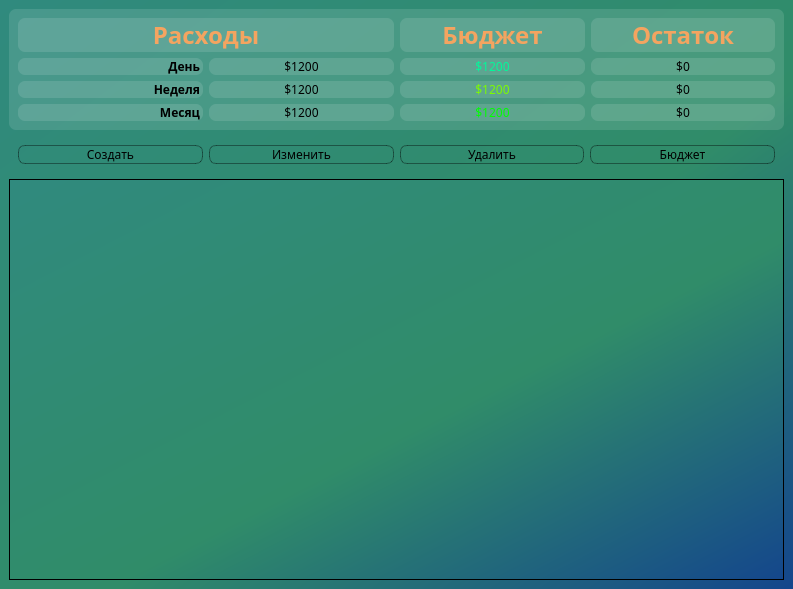
<?xml version="1.0" encoding="UTF-8"?>
<ui version="4.0">
 <class>MainWindow</class>
 <widget class="QMainWindow" name="MainWindow">
  <property name="geometry">
   <rect>
    <x>0</x>
    <y>0</y>
    <width>793</width>
    <height>589</height>
   </rect>
  </property>
  <property name="acceptDrops">
   <bool>false</bool>
  </property>
  <property name="windowTitle">
   <string>Money Guardian</string>
  </property>
  <property name="styleSheet">
   <string notr="true">background-color: qlineargradient(spread:pad, x1:1, y1:1, x2:0, y2:0, stop:0 rgba(20, 70, 140, 255), stop:0.427447 rgba(48, 140, 105, 255), stop:1 rgba(48, 138,  126, 255));
font-family: BigCaslon;</string>
  </property>
  <widget class="QWidget" name="centralwidget">
   <layout class="QVBoxLayout" name="verticalLayout_8">
    <item>
     <widget class="QFrame" name="tables_name">
      <property name="styleSheet">
       <string notr="true">background-color: rgba(255, 255, 255, 30);
border: 1 px solid rgba(255,255, 255, 40);
border-radius: 7px;</string>
      </property>
      <layout class="QHBoxLayout" name="horizontalLayout_4">
       <item>
        <layout class="QVBoxLayout" name="verticalLayout_7">
         <item>
          <widget class="QLabel" name="expense_label">
           <property name="enabled">
            <bool>true</bool>
           </property>
           <property name="styleSheet">
            <string notr="true">color: SandyBrown;
font-weight: bold;
font-size: 18pt;

</string>
           </property>
           <property name="text">
            <string>Расходы</string>
           </property>
           <property name="alignment">
            <set>Qt::AlignCenter</set>
           </property>
          </widget>
         </item>
         <item>
          <layout class="QHBoxLayout" name="horizontalLayout">
           <item>
            <layout class="QVBoxLayout" name="verticalLayout_5">
             <item>
              <widget class="QLabel" name="day_label">
               <property name="styleSheet">
                <string notr="true">font-weight: bold;
</string>
               </property>
               <property name="text">
                <string>День </string>
               </property>
               <property name="alignment">
                <set>Qt::AlignRight|Qt::AlignTrailing|Qt::AlignVCenter</set>
               </property>
              </widget>
             </item>
             <item>
              <widget class="QLabel" name="week_label">
               <property name="styleSheet">
                <string notr="true">font-weight: bold;
</string>
               </property>
               <property name="text">
                <string>Неделя </string>
               </property>
               <property name="alignment">
                <set>Qt::AlignRight|Qt::AlignTrailing|Qt::AlignVCenter</set>
               </property>
              </widget>
             </item>
             <item>
              <widget class="QLabel" name="month_label">
               <property name="styleSheet">
                <string notr="true">font-weight: bold;
</string>
               </property>
               <property name="text">
                <string>Месяц </string>
               </property>
               <property name="alignment">
                <set>Qt::AlignRight|Qt::AlignTrailing|Qt::AlignVCenter</set>
               </property>
              </widget>
             </item>
            </layout>
           </item>
           <item>
            <layout class="QVBoxLayout" name="verticalLayout_2">
             <item>
              <widget class="QLabel" name="day_expense">
               <property name="text">
                <string>$1200</string>
               </property>
               <property name="alignment">
                <set>Qt::AlignCenter</set>
               </property>
              </widget>
             </item>
             <item>
              <widget class="QLabel" name="week_expense">
               <property name="text">
                <string>$1200</string>
               </property>
               <property name="alignment">
                <set>Qt::AlignCenter</set>
               </property>
              </widget>
             </item>
             <item>
              <widget class="QLabel" name="month_expense">
               <property name="text">
                <string>$1200</string>
               </property>
               <property name="alignment">
                <set>Qt::AlignCenter</set>
               </property>
              </widget>
             </item>
            </layout>
           </item>
          </layout>
         </item>
        </layout>
       </item>
       <item>
        <layout class="QHBoxLayout" name="horizontalLayout_3">
         <item>
          <layout class="QVBoxLayout" name="verticalLayout_3">
           <item>
            <widget class="QLabel" name="budget_label">
             <property name="styleSheet">
              <string notr="true">color: SandyBrown;
font-weight: bold;
font-size: 18pt;
</string>
             </property>
             <property name="text">
              <string>Бюджет</string>
             </property>
             <property name="alignment">
              <set>Qt::AlignCenter</set>
             </property>
            </widget>
           </item>
           <item>
            <layout class="QHBoxLayout" name="horizontalLayout_2">
             <item>
              <layout class="QVBoxLayout" name="verticalLayout_4">
               <item>
                <widget class="QLabel" name="day_budget">
                 <property name="styleSheet">
                  <string notr="true">color: MediumSpringGreen;</string>
                 </property>
                 <property name="text">
                  <string>$1200</string>
                 </property>
                 <property name="alignment">
                  <set>Qt::AlignCenter</set>
                 </property>
                </widget>
               </item>
               <item>
                <widget class="QLabel" name="week_budget">
                 <property name="styleSheet">
                  <string notr="true">color: LawnGreen;</string>
                 </property>
                 <property name="text">
                  <string>$1200</string>
                 </property>
                 <property name="alignment">
                  <set>Qt::AlignCenter</set>
                 </property>
                </widget>
               </item>
               <item>
                <widget class="QLabel" name="month_budget">
                 <property name="styleSheet">
                  <string notr="true">color: Lime;</string>
                 </property>
                 <property name="text">
                  <string>$1200</string>
                 </property>
                 <property name="alignment">
                  <set>Qt::AlignCenter</set>
                 </property>
                </widget>
               </item>
              </layout>
             </item>
            </layout>
           </item>
          </layout>
         </item>
         <item>
          <layout class="QVBoxLayout" name="verticalLayout_6">
           <item>
            <widget class="QLabel" name="residual_label">
             <property name="styleSheet">
              <string notr="true">color: SandyBrown;
font-weight: bold;
font-size: 18pt;
</string>
             </property>
             <property name="text">
              <string>Остаток</string>
             </property>
             <property name="alignment">
              <set>Qt::AlignCenter</set>
             </property>
            </widget>
           </item>
           <item>
            <layout class="QVBoxLayout" name="verticalLayout">
             <item>
              <widget class="QLabel" name="day_residual">
               <property name="text">
                <string>$0</string>
               </property>
               <property name="alignment">
                <set>Qt::AlignCenter</set>
               </property>
              </widget>
             </item>
             <item>
              <widget class="QLabel" name="week_residual">
               <property name="text">
                <string>$0</string>
               </property>
               <property name="alignment">
                <set>Qt::AlignCenter</set>
               </property>
              </widget>
             </item>
             <item>
              <widget class="QLabel" name="month_residual">
               <property name="text">
                <string>$0</string>
               </property>
               <property name="alignment">
                <set>Qt::AlignCenter</set>
               </property>
              </widget>
             </item>
            </layout>
           </item>
          </layout>
         </item>
        </layout>
       </item>
      </layout>
     </widget>
    </item>
    <item>
     <layout class="QHBoxLayout" name="horizontalLayout_5">
      <item>
       <widget class="QFrame" name="frame">
        <property name="styleSheet">
         <string notr="true">background-color:none;
border:none;
border-radius: 0px;</string>
        </property>
        <property name="frameShape">
         <enum>QFrame::StyledPanel</enum>
        </property>
        <property name="frameShadow">
         <enum>QFrame::Raised</enum>
        </property>
        <layout class="QGridLayout" name="gridLayout">
         <item row="0" column="0">
          <widget class="QPushButton" name="new_button">
           <property name="styleSheet">
            <string notr="true">QPushButton {
background-color: rgba(255,255, 255, 0);
border: 1px solid rgba(0, 0, 0, 100);
border-radius: 7px;
}
QPushButton:hover {
background-color: rgba(255, 255, 255, 40);
}

QPushButton:pressed {
background-color: rgba(255, 255, 255, 90);
}</string>
           </property>
           <property name="text">
            <string>Создать</string>
           </property>
           <property name="icon">
            <iconset resource="../ORM_bookkeeper/res-icons.qrc">
             <normaloff>:/icon/icons/add.svg</normaloff>:/icon/icons/add.svg</iconset>
           </property>
           <property name="iconSize">
            <size>
             <width>24</width>
             <height>24</height>
            </size>
           </property>
          </widget>
         </item>
         <item row="0" column="1">
          <widget class="QPushButton" name="change_button">
           <property name="styleSheet">
            <string notr="true">QPushButton {
background-color: rgba(255,255, 255, 0);
border: 1px solid rgba(0, 0, 0, 100);
border-radius: 7px;
}
QPushButton:hover {
background-color: rgba(255, 255, 255, 40);
}

QPushButton:pressed {
background-color: rgba(255, 255, 255, 90);
}</string>
           </property>
           <property name="text">
            <string>Изменить</string>
           </property>
           <property name="icon">
            <iconset resource="../ORM_bookkeeper/res-icons.qrc">
             <normaloff>:/icon/icons/edit.svg</normaloff>:/icon/icons/edit.svg</iconset>
           </property>
           <property name="iconSize">
            <size>
             <width>24</width>
             <height>24</height>
            </size>
           </property>
          </widget>
         </item>
         <item row="0" column="2">
          <widget class="QPushButton" name="del_button">
           <property name="styleSheet">
            <string notr="true">QPushButton {
background-color: rgba(255,255, 255, 0);
border: 1px solid rgba(0, 0, 0, 100);
border-radius: 7px;
}
QPushButton:hover {
background-color: rgba(255, 255, 255, 40);
}

QPushButton:pressed {
background-color: rgba(255, 255, 255, 90);
}</string>
           </property>
           <property name="text">
            <string>Удалить</string>
           </property>
           <property name="icon">
            <iconset resource="../ORM_bookkeeper/res-icons.qrc">
             <normaloff>:/icon/icons/delete.svg</normaloff>:/icon/icons/delete.svg</iconset>
           </property>
           <property name="iconSize">
            <size>
             <width>24</width>
             <height>24</height>
            </size>
           </property>
          </widget>
         </item>
         <item row="0" column="3">
          <widget class="QPushButton" name="budget_button">
           <property name="styleSheet">
            <string notr="true">QPushButton {
background-color: rgba(255,255, 255, 0);
border: 1px solid rgba(0, 0, 0, 100);
border-radius: 7px;
}
QPushButton:hover {
background-color: rgba(255, 255, 255, 40);
}

QPushButton:pressed {
background-color: rgba(255, 255, 255, 90);
}</string>
           </property>
           <property name="text">
            <string>Бюджет</string>
           </property>
           <property name="icon">
            <iconset resource="../ORM_bookkeeper/res-icons.qrc">
             <normaloff>:/icon/icons/change_budget.svg</normaloff>:/icon/icons/change_budget.svg</iconset>
           </property>
           <property name="iconSize">
            <size>
             <width>24</width>
             <height>24</height>
            </size>
           </property>
          </widget>
         </item>
        </layout>
       </widget>
      </item>
     </layout>
    </item>
    <item>
     <widget class="QTableWidget" name="table_viewer"/>
    </item>
   </layout>
  </widget>
 </widget>
 <resources>
  <include location="../ORM_bookkeeper/res-icons.qrc"/>
 </resources>
 <connections/>
</ui>
